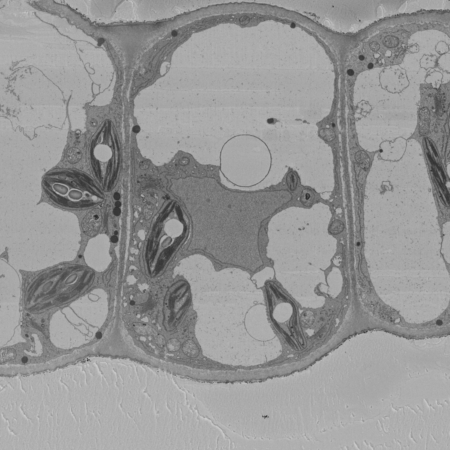
#> input picture VisionCell/Simulation/VideoSim/fruit1_frame1.png, 450 x 450 px
$ python FID2.py
#> lines starting #> are read from the running program, lines starting #| are printed output that depends on the picture
import numpy as np
from numpy import cov
from numpy import trace
from numpy import iscomplexobj
from scipy.linalg import sqrtm
from numpy.random import random
from PIL import Image

# calculate frechet inception distance
def calculate_fid(act1, act2):
    # reshape arrays to have single channel
    act1 = act1.reshape((act1.shape[0], -1))
    act2 = act2.reshape((act2.shape[0], -1))
    # calculate mean and covariance statistics
    mu1, sigma1 = act1.mean(axis=0), cov(act1, rowvar=False)
    mu2, sigma2 = act2.mean(axis=0), cov(act2, rowvar=False)
    # calculate sum squared difference between means
    ssdiff = np.sum((mu1 - mu2)**2.0)
    # calculate sqrt of product between cov
    covmean = sqrtm(sigma1.dot(sigma2))
    # check and correct imaginary numbers from sqrt
    if iscomplexobj(covmean):
        covmean = covmean.real
    # calculate score
    fid = ssdiff + trace(sigma1 + sigma2 - 2.0 * covmean)
    return fid

# load images
file1 = input("Enter file1 path: ")
#> the answer given: ../../Simulation/VideoSim/fruit1_frame1.png
file2 = input("Enter file2 path: ")
#> the answer given: ../../Simulation/VideoSim/fruit1_frame2.png
image1 = Image.open(file1).convert('RGB')
#> image1 is the input picture: PIL image 450x450 RGB; min 41, max 203, mean 150.4
image2 = Image.open(file2).convert('RGB')
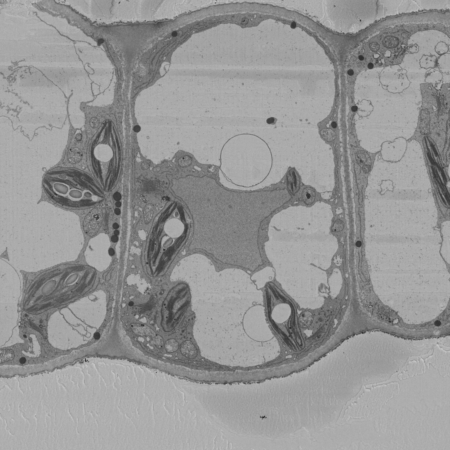
#> input picture VisionCell/Simulation/VideoSim/fruit1_frame2.png, 450 x 450 px
#> image2 is the input picture: PIL image 450x450 RGB; min 47, max 197, mean 149.4
# convert images to numpy arrays
act1 = np.array(image1)
act2 = np.array(image2)

# fid between act1 and act1
fid = calculate_fid(act1, act1)
#> in calculate_fid, `act1 = act1.reshape((act1.shape[0], -1))`:
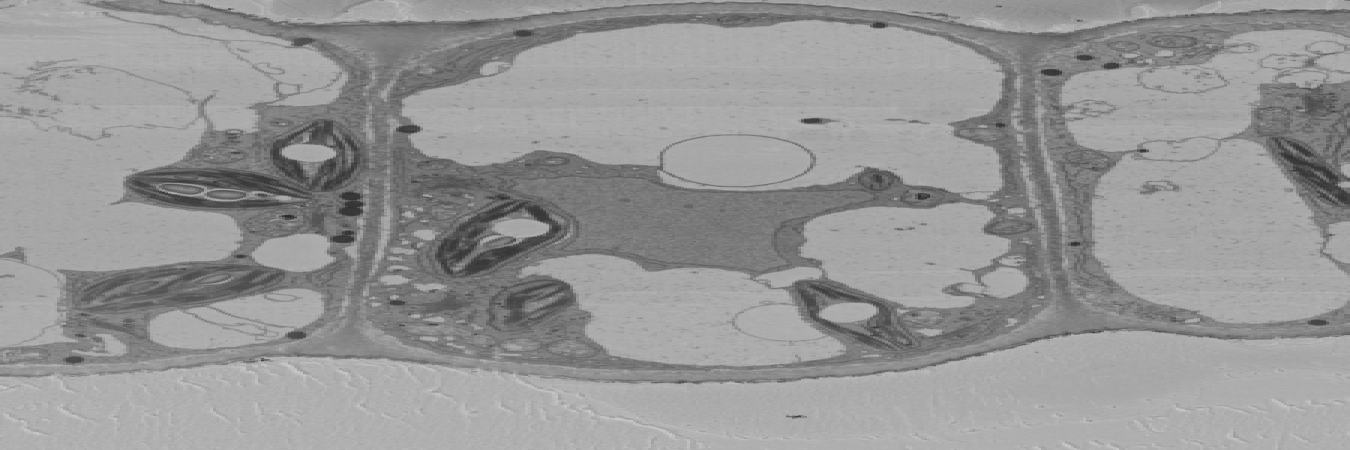
#> act1: shape (450, 1350); min 41, max 203, mean 150.4
#> in calculate_fid, `mu1, sigma1 = act1.mean(axis=0), cov(act1, rowvar=False)`:
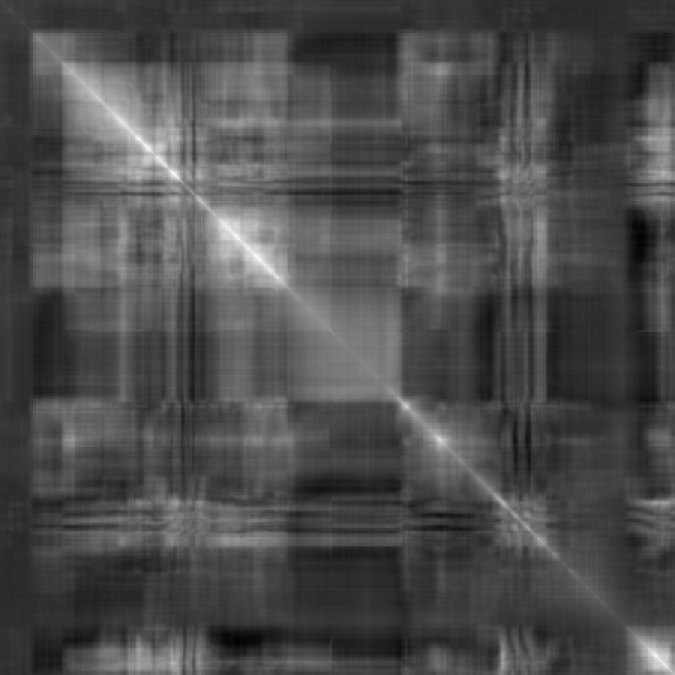
#> sigma1: shape (1350, 1350) float64 (shown at 1/2 size); min -274.8, max 1220.5, mean 171.9; drawn with min black and max white
#> in calculate_fid, `mu1, sigma1 = act1.mean(axis=0), cov(act1, rowvar=False)`: mu1 = 1350 values, max 166.4 at index 3, min 129 at index 351, mean 150.4
#> in calculate_fid, `mu2, sigma2 = act2.mean(axis=0), cov(act2, rowvar=False)`: mu2 has the same summary as mu1
#> in calculate_fid, `ssdiff = np.sum((mu1 - mu2)**2.0)`: ssdiff = 0
#> in calculate_fid, `fid = ssdiff + trace(sigma1 + sigma2 - 2.0 * covmean)`: fid = -0.00342
#> fid = -0.00342
print('FID (same): %.3f' % fid)
#| FID (same): -0.003

# fid between act1 and act2
fid = calculate_fid(act1, act2)
#> in calculate_fid (call 2), `act2 = act2.reshape((act2.shape[0], -1))`:
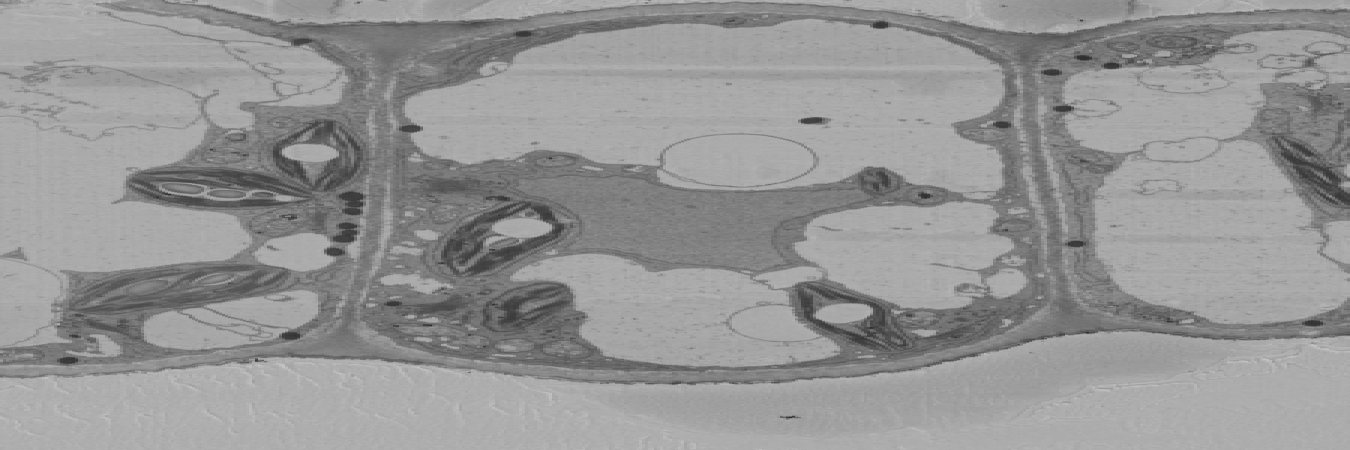
#> act2: shape (450, 1350); min 47, max 197, mean 149.4
#> in calculate_fid (call 2), `mu2, sigma2 = act2.mean(axis=0), cov(act2, rowvar=False)`:
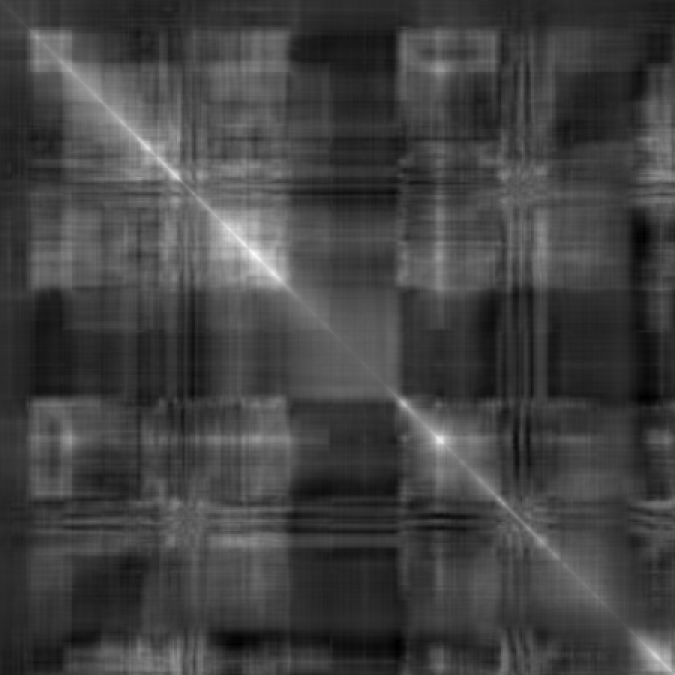
#> sigma2: shape (1350, 1350) float64 (shown at 1/2 size); min -254.2, max 1278.2, mean 144.9; drawn with min black and max white
#> in calculate_fid (call 2), `mu2, sigma2 = act2.mean(axis=0), cov(act2, rowvar=False)`: mu2 = 1350 values, max 166.7 at index 30, min 127.1 at index 348, mean 149.4
#> in calculate_fid (call 2), `ssdiff = np.sum((mu1 - mu2)**2.0)`: ssdiff = 3567.7
#> in calculate_fid (call 2), `fid = ssdiff + trace(sigma1 + sigma2 - 2.0 * covmean)`: fid = 88957.8
#> fid = 88957.8
print('FID (different): %.3f' % fid)
#| FID (different): 88957.800
